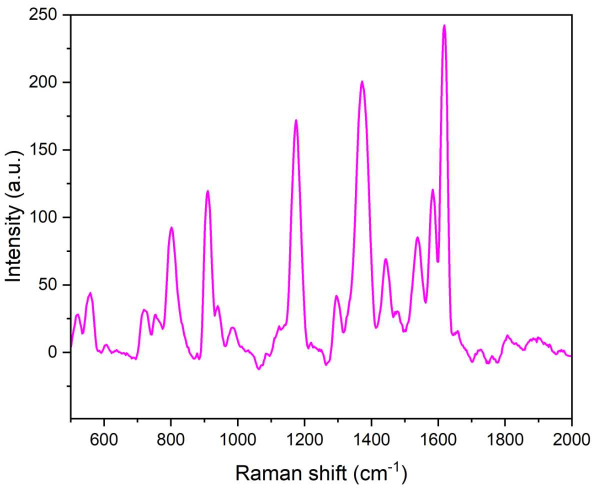
#> input picture data/test/CV_1.jpg, 1204 x 982 px (shown at 1/2 size)
$ python -i utils_data.py   (imports and definitions only)
#> lines starting #> are read from the running program, lines starting #| are printed output that depends on the picture
import os
from docx import Document
from io import BytesIO
import shutil, hashlib, random
import imagehash
import cv2
from PIL import Image, ImageEnhance, ImageFilter
import numpy as np
import matplotlib.pyplot as plt
import seaborn as sns
from scipy.signal import savgol_filter
from scipy import sparse
from scipy.sparse.linalg import spsolve

# ======= PLOTTING THEME =======
# [1 line not run here, left out]

# Font style
plt.rcParams['font.family'] = 'Arial'

# Image hash function
def image_content_hash(image):
    return str(imagehash.phash(image.convert("RGB")))

# Extract images from a document part
# [35 lines left out: functions extract_images_from_part, get_all_images_sorted, not called in this run]


def copy(src, dst):
    os.makedirs(os.path.dirname(dst), exist_ok=True)
    shutil.copy2(src, dst)


# [28 lines left out: function enhance_image, not called in this run]

def enhance_image_cv(in_path, out_path, upscale=False):
#> called with in_path = '../data/test/CV_1.jpg', out_path = 'out.png', upscale = False
    img = cv2.imread(in_path)
#> img is the input picture: shape (982, 1204, 3); mean B, G, R 248.7, 243.4, 248.8
    if img is None:
        print(f"⚠️ Cannot open {in_path}")
        return

    # Convert to RGB
    img = cv2.cvtColor(img, cv2.COLOR_BGR2RGB)

    # Step 1: optional upscale
    if upscale and min(img.shape[:2]) < 256:
        img = cv2.resize(img, (img.shape[1]*2, img.shape[0]*2), interpolation=cv2.INTER_CUBIC)

    # Step 2: denoise
    img = cv2.fastNlMeansDenoisingColored(img, None, 10, 10, 7, 21)

    # Step 3: enhance local contrast (CLAHE)
    lab = cv2.cvtColor(img, cv2.COLOR_RGB2LAB)
#> lab: shape (982, 1204, 3); mean of channels 0, 1, 2 245.6, 130.4, 126.5
    l, a, b = cv2.split(lab)
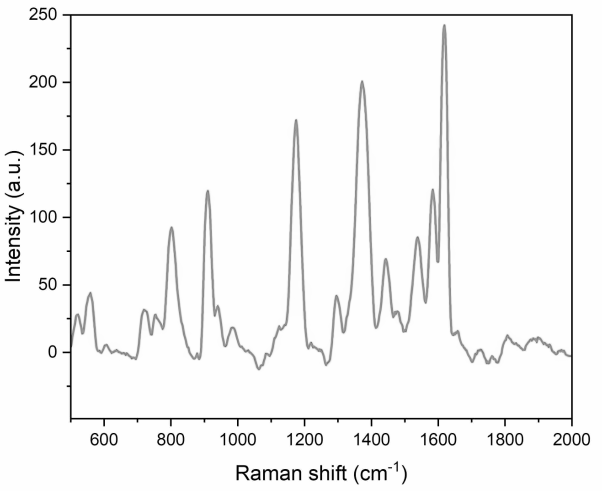
#> l: shape (982, 1204) (shown at 1/2 size); min 0, max 254, mean 245.6
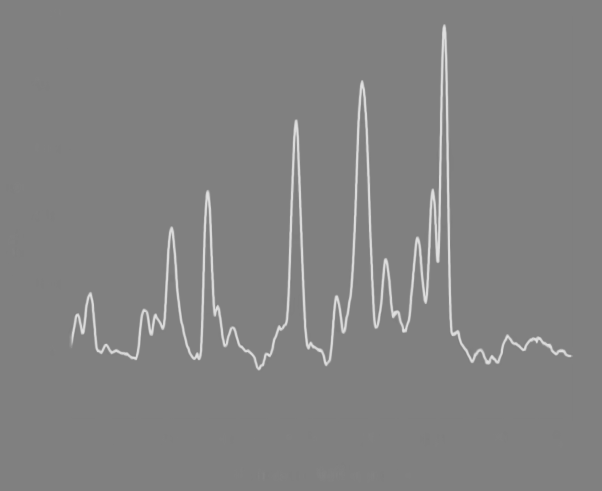
#> a: shape (982, 1204) (shown at 1/2 size); min 118, max 226, mean 130.4
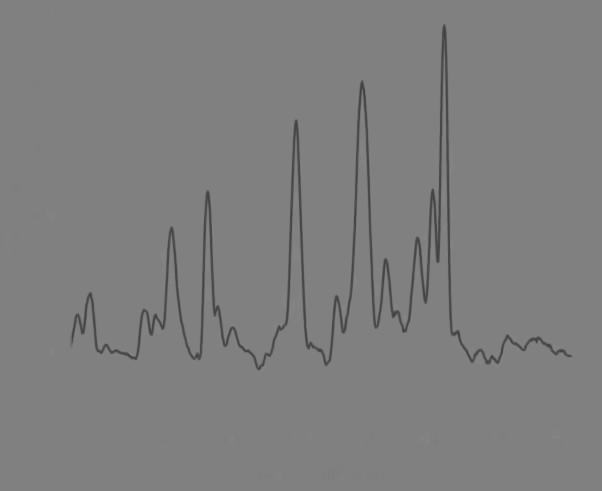
#> b: shape (982, 1204) (shown at 1/2 size); min 60, max 141, mean 126.5
    clahe = cv2.createCLAHE(clipLimit=2.5, tileGridSize=(8,8))
    cl = clahe.apply(l)
    merged = cv2.merge((cl,a,b))
#> merged: shape (982, 1204, 3); mean of channels 0, 1, 2 244.8, 130.4, 126.5
    img = cv2.cvtColor(merged, cv2.COLOR_LAB2RGB)

    # Step 4: sharpen edges (kernel)
    kernel = np.array([[0,-1,0], [-1,5,-1], [0,-1,0]])
    img = cv2.filter2D(img, -1, kernel)
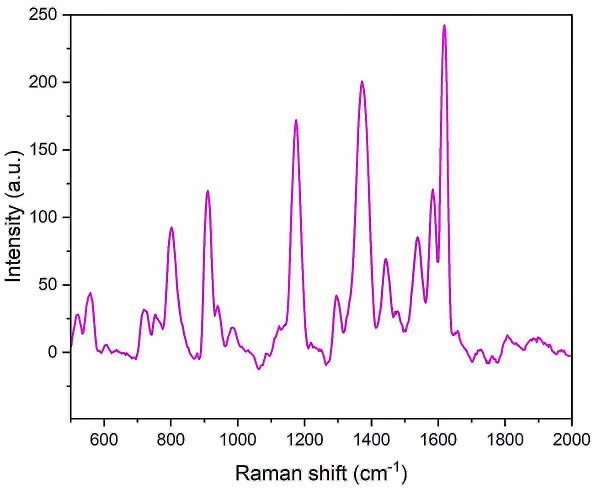
#> img: shape (982, 1204, 3) (shown at 1/2 size); mean R, G, B 246.5, 242.2, 246.5

    # Step 5: optional mild gamma correction
    gamma = 1.1
    img = np.clip((img / 255.0) ** (1.0/gamma) * 255.0, 0, 255).astype(np.uint8)

    # Save high-quality image
    Image.fromarray(img).save(out_path, quality=98, subsampling=0, optimize=True)

# Copy or move file to destination, avoiding name conflicts
# [82 lines left out: functions copy_or_move, process_and_plot_spectrums, not called in this run]

>>> result = enhance_image_cv('../data/test/CV_1.jpg', 'out.png')

$ run again, on data/test/CV_2.jpg
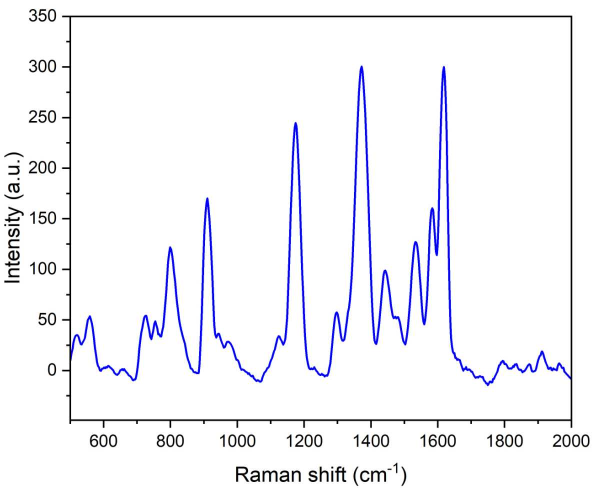
#> input picture data/test/CV_2.jpg, 1192 x 985 px (shown at 1/2 size)
#> in enhance_image_cv, img is the input picture: shape (985, 1192, 3); mean B, G, R 248, 243.3, 243.2
#> lab: shape (985, 1192, 3); mean of channels 0, 1, 2 243.9, 129.5, 125.7
#> in enhance_image_cv, `l, a, b = cv2.split(lab)`:
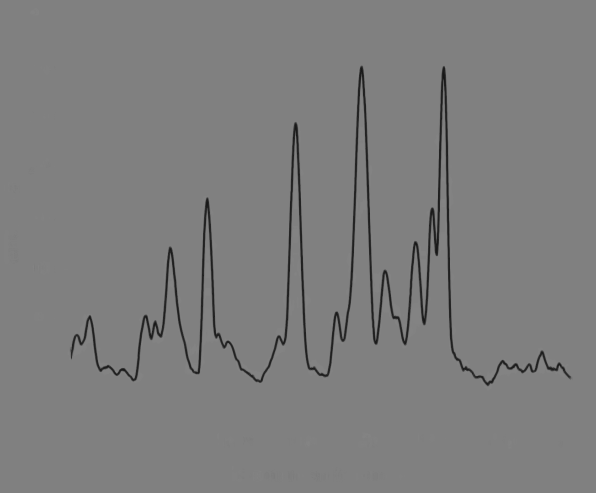
#> b: shape (985, 1192) (shown at 1/2 size); min 21, max 140, mean 125.7
#> merged: shape (985, 1192, 3); mean of channels 0, 1, 2 243.5, 129.5, 125.7
#> in enhance_image_cv, `img = cv2.filter2D(img, -1, kernel)`:
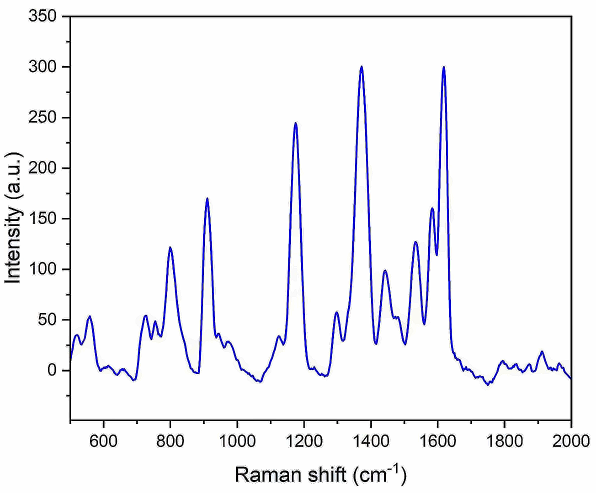
#> img: shape (985, 1192, 3) (shown at 1/2 size); mean R, G, B 242.2, 242.2, 246

$ run again, on data/test/CV_3.jpg
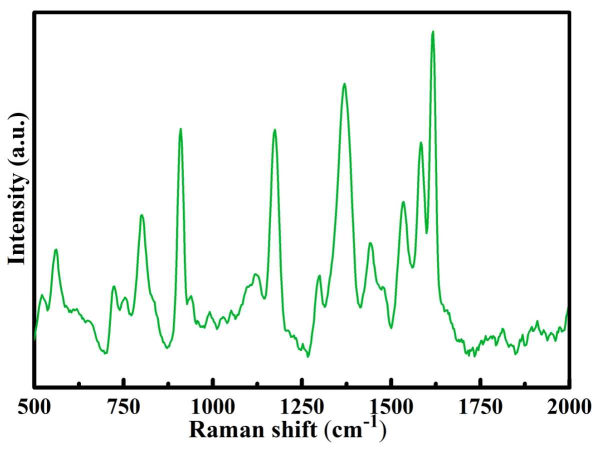
#> input picture data/test/CV_3.jpg, 1201 x 907 px (shown at 1/2 size)
#> in enhance_image_cv, img is the input picture: shape (907, 1201, 3); mean B, G, R 238.8, 242.2, 237.6
#> lab: shape (907, 1201, 3); mean of channels 0, 1, 2 241, 126.1, 129.3
#> in enhance_image_cv, `l, a, b = cv2.split(lab)`:
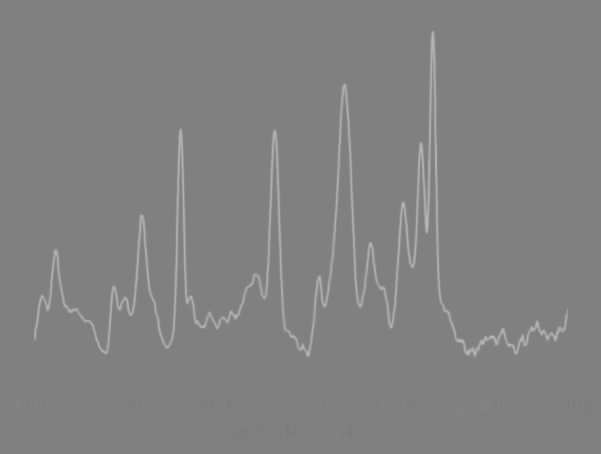
#> b: shape (907, 1201) (shown at 1/2 size); min 118, max 190, mean 129.3
#> merged: shape (907, 1201, 3); mean of channels 0, 1, 2 240.2, 126.1, 129.3
#> in enhance_image_cv, `img = cv2.filter2D(img, -1, kernel)`:
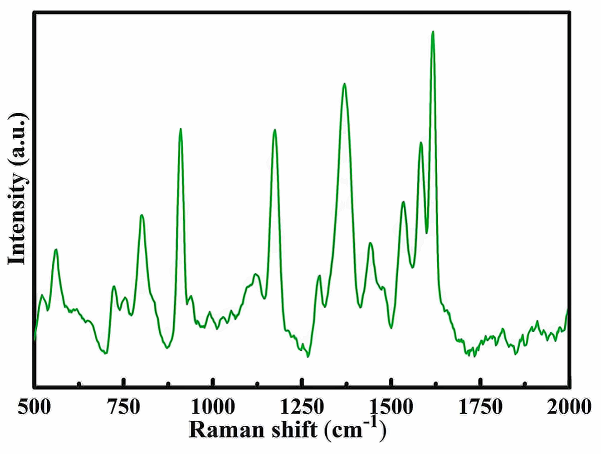
#> img: shape (907, 1201, 3) (shown at 1/2 size); mean R, G, B 236.5, 240.4, 237.2

$ run again, on data/test/R6G_1.jpg
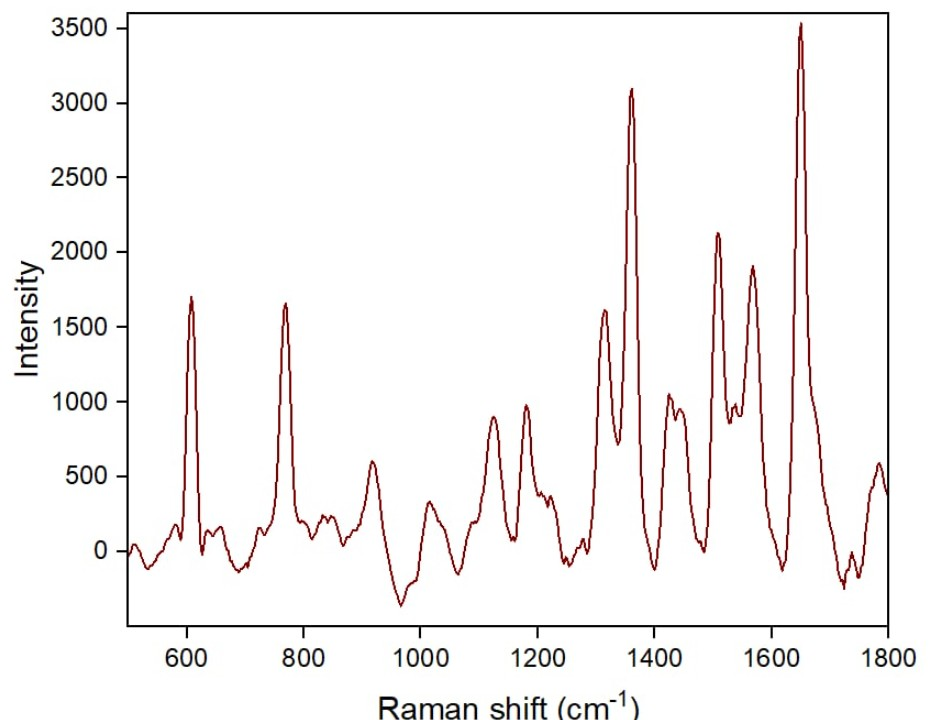
#> input picture data/test/R6G_1.jpg, 933 x 720 px
#> in enhance_image_cv, img is the input picture: shape (720, 933, 3); mean B, G, R 244.2, 244.4, 246.3
#> lab: shape (720, 933, 3); mean of channels 0, 1, 2 244.2, 128.5, 128.2
#> in enhance_image_cv, `l, a, b = cv2.split(lab)`:
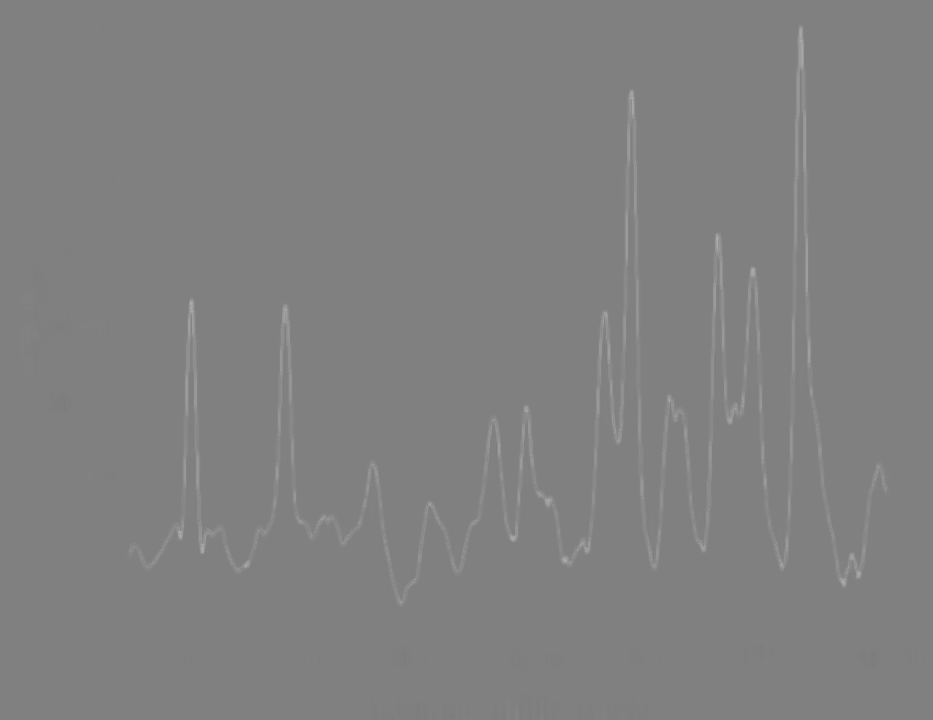
#> a: shape (720, 933); min 125, max 178, mean 128.5
#> merged: shape (720, 933, 3); mean of channels 0, 1, 2 243.7, 128.5, 128.2
#> in enhance_image_cv, `img = cv2.filter2D(img, -1, kernel)`:
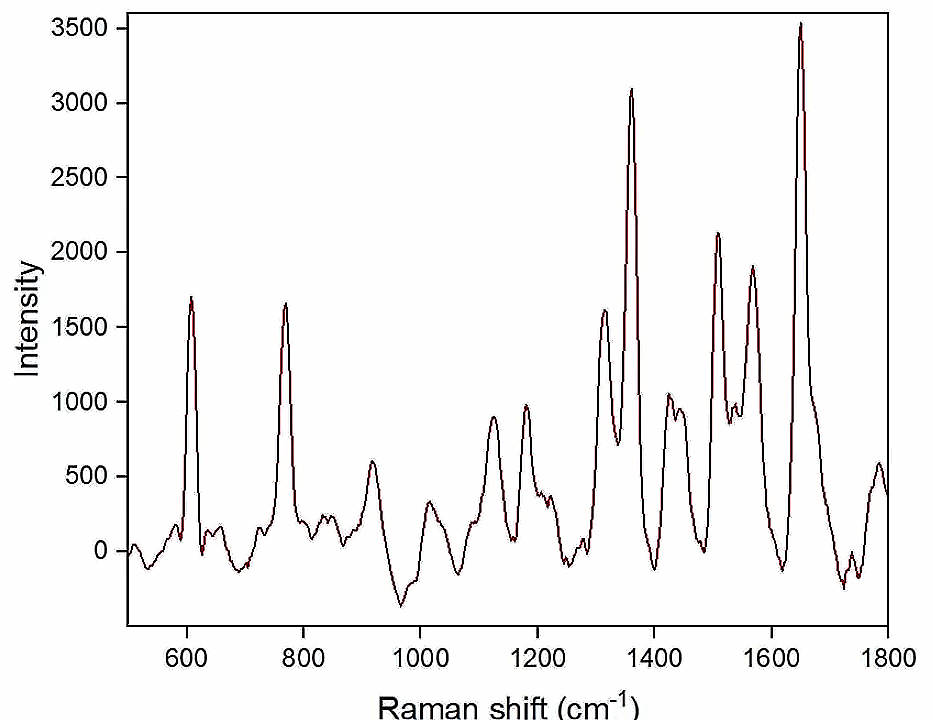
#> img: shape (720, 933, 3); mean R, G, B 243.9, 243.3, 243.3
